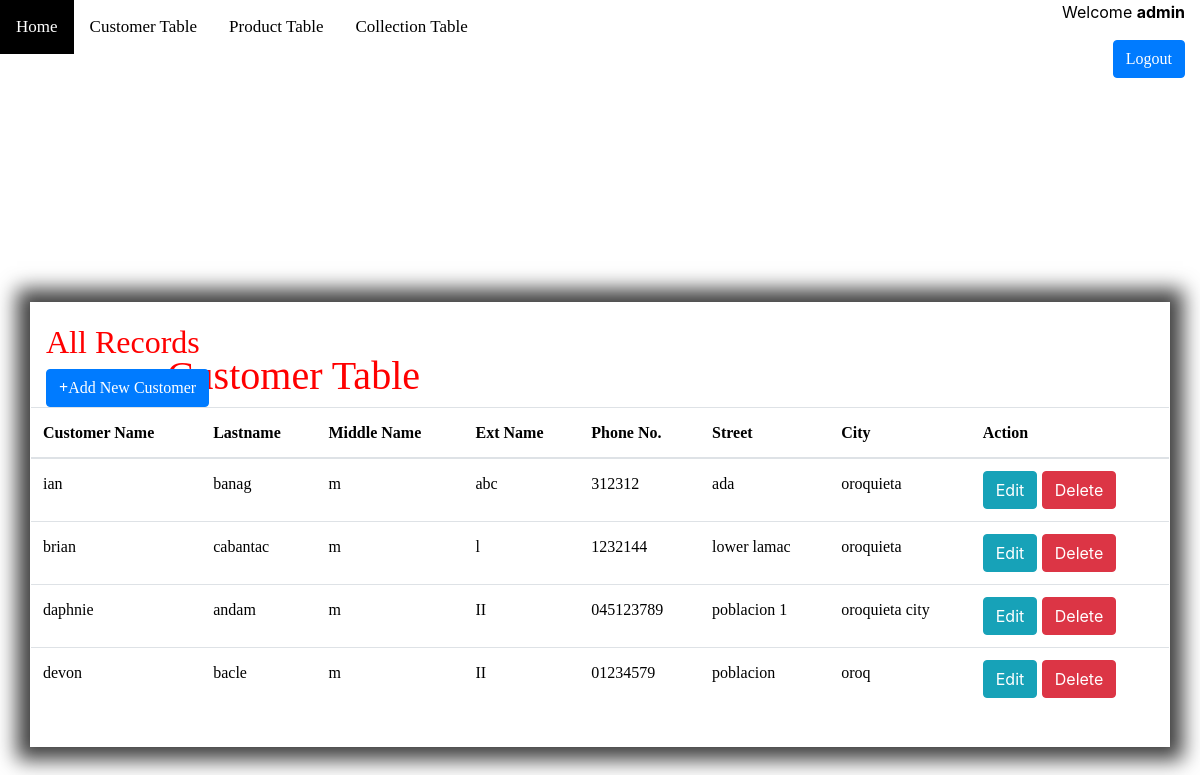
/index2.php (signed in), run on the app's committed database.
### tables this page shows
CREATE TABLE `customer` (
  `customer_id` int(100) NOT NULL,
  `userid` int(100) DEFAULT NULL,
  `firstname` varchar(100) DEFAULT NULL,
  `lastname` varchar(100) DEFAULT NULL,
  `middlename` varchar(100) DEFAULT NULL,
  `extname` varchar(100) DEFAULT NULL,
  `phoneno` varchar(100) DEFAULT NULL,
  `street` varchar(100) DEFAULT NULL,
  `city` varchar(100) DEFAULT NULL
);

### index2.php (the view, shortened to what this page needs)
<!DOCTYPE html>
<html>
<head>
	<link rel="stylesheet" type="text/css"	href="style.css">
	<link rel="stylesheet" href="bootstrap/css/bootstrap.min.css">
</head>
<body>
<div class="topnav">
  <a class="home" href="index.php">Home</a>
  <a href="#about">Customer Table</a>
  <a href="product.php">Product Table</a>
  <a href="collection.php">Collection Table</a>
</div>
<header class="main">
    <div class="row justify-content-center">
    <h1 class="col-sm-4"></h1>
     <nav class="col-sm-8 text-right">
		 <?php if(isset($_SESSION["username"])): ?>
		     <p>Welcome <strong><?php echo $_SESSION['username']; ?></strong></p>
		     <p><a style="font-family:Stylus BT" href="login.php?logout='1'" class="btn btn-primary" style="color:white;">Logout</a></p>
		 <?php endif ?>
		</nav>
		</div>
		 </header><br><br>
		 <h1><a style="position:absolute;bottom:60%;right:65%;font-family:Broadway;color:red;">Customer Table</h1></a>
<div id="main">
	<?php require_once 'process.php';?>
	<div class="container">
	<?php
		$mysqli = new mysqli('localhost','root','','registration') or die(mysqli_error($mysqli));
		$username= $_SESSION["username"];
		$result=$mysqli->query("select id from users where username='$username'") or die($mysqli->error);
		if(@count($result)==1)
			{
			$row=$result->fetch_array();
			$userid=$row['id'];
		}
		$result = $mysqli->query("SELECT * FROM customer where userid='$userid'") or die($mysqli->error);
		?>
		<h2><font style="font-family:Timesnew-Roman" color= "red">All Records</h2></font>
		<a style="font-family:Stylus BT" href="index3.php"class="btn btn-primary"><b>+</b>Add New Customer</a>
		<div class="row justify-content-center">
		<br><br><br>
			<table class="table">
				<thead>
					<tr>
						<th><a style="font-family:Broadway">Customer Name</th>
						<th><a style="font-family:Broadway">Lastname</th>
						<th><a style="font-family:Broadway">Middle Name</th>
						<th><a style="font-family:Broadway">Ext Name</th>
						<th><a style="font-family:Broadway">Phone No.</th>
						<th><a style="font-family:Broadway">Street</th>
						<th><a style="font-family:Broadway">City</th>
						<th colspan="2"><a style="font-family:Broadway">Action</th>
					</tr>
				</thead>
				<?php
					while($row=$result->fetch_assoc()):?>
						<tr>
							<td><a style="font-family:Elephant;"><?php echo $row['firstname']?></td></a>
							<td><a style="font-family:Elephant;"><?php echo $row['lastname']?></td></a>
							<td><a style="font-family:Elephant;"><?php echo $row['middlename']?></td></a>
							<td><a style="font-family:Elephant;"><?php echo $row['extname']?></td></a>
							<td><a style="font-family:Elephant;"><?php echo $row['phoneno']?></td></a>
							<td><a style="font-family:Elephant;"><?php echo $row['street']?></td></a>
							<td><a style="font-family:Elephant;"><?php echo $row['city']?></td></a>
							<td>
								<a href="index3.php?edit=<?php echo $row['customer_id'];?>"
									class="btn btn-info">Edit</a>
								<a href="process.php?delete=<?php echo $row['customer_id'];?>"
									class="btn btn-danger">Delete</a>
							</td>
						</tr>
						<?php endwhile;?>
			</table>
		</div>
</div>
</body>
</html>

### style.css (style rules this page uses)
* { margin: 0px; padding: 0px; }
body { font-size: 120%; height: 1000px; background-image: url(.png); background-position: center; background-repeat:no-repeat; background-size:100% 900px; }
.btn { padding: 10px; font-size: 15px; color: white; background: #5F9EA0; border: 10px solid; border-radius: 8px; }
p { color:black; }
.container { width: 70%; margin: 50px auto; border:1px solid #fff; padding:50px 60px; margin-top:20vh; -webkit-box-shadow: 0px 0px 19px 13px rgba(0,0,0,0.75); -moz-box-shadow: 0px 0px 19px 13px rgba(0,0,0,0.75); box-shadow: 0px 0px 19px 13px rgba(0,0,0,0.75); position: relative; padding: 20px; }
table, .th { color:black; }

### index2.php (style rules this page uses)
* { box-sizing: border-box; }
.topnav a { float: left; display: block; color: black; text-align: center; padding: 14px 16px; text-decoration: none; font-size: 17px; font-family:Broadway; }

### data on the page
customer: firstname "ian", lastname "banag", middlename "m", extname "abc", phoneno "312312", street "ada", city "oroquieta"
customer: firstname "brian", lastname "cabantac", middlename "m", extname "l", phoneno "1232144", street "lower lamac", city "oroquieta"
customer: firstname "daphnie", lastname "andam", middlename "m", extname "II", phoneno "045123789", street "poblacion 1", city "oroquieta city"
customer: firstname "devon", lastname "bacle", middlename "m", extname "II", phoneno "01234579", street "poblacion", city "oroq"

### other printed values
$_SESSION['username'] "admin"
